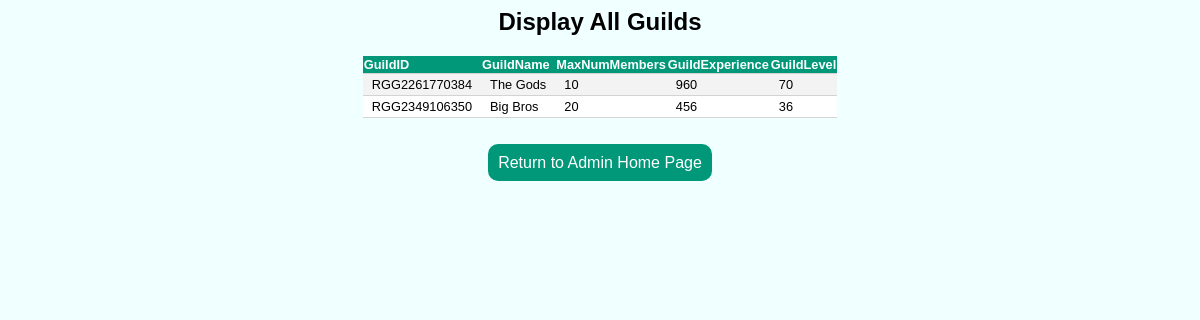
The page /displayGuilds.php on the database its author committed.
### tables this page shows
CREATE TABLE GUILD
(
	GuildID 				CHAR(15) NOT NULL,
	GuildName				CHAR(30) NOT NULL UNIQUE,
	MaxNumMembers			INTEGER DEFAULT 10,
    GuildExperience			INTEGER NOT NULL DEFAULT 0,
	GuildLevel				INTEGER NOT NULL DEFAULT 0,
    INDEX guild_id (GuildID),
    PRIMARY KEY (GuildID)
);

### www/displayGuilds.php (the view, shortened to what this page needs)
<html>
<head>
<link rel="stylesheet" href="tables.css">
<link rel="stylesheet" href="adminPages.css">
</head>
<body class="displayPage">
<h2>Display All Guilds</h2>
<?php
	require "guildQuestConfig.php";
	$mysqli = new mysqli($host, $user, $password, $dbname, $port);
	$stmt = $mysqli->prepare("SELECT * FROM GUILD");
	$stmt->execute();
	$result = $stmt->get_result();
?>
<table class="displayTable">
<tr>
<?php
        while($head = $result->fetch_field())
        {
                echo "<TH>";
                echo "$head->name";
                echo "</TH>";
        }
        echo "</TR>";
	if ($result)
	{
		while($row=$result->fetch_row())
		{
			echo "<tr>";
			for($i = 0; $i < $result->field_count; $i++)
			{
				echo "<td> $row[$i] </td>";
			}
			echo "</tr>";
		}
	}
?>
</table>
<br>
<br>
<a href = adminHome.php id="returnButton">Return to Admin Home Page</a>
<br>
<br>
</body>
</html>

### www/tables.css (style rules this page uses)
.displayTable { border-collapse:collapse; margin-left: auto; margin-right: auto; font-size: 0.8em; font-family: Monaco, Helvetica, sans-serif; min-width: 400px; }
.displayTable th { background-color: #009879; color: white; text-align:left; }
.displayTable tr { padding: 7px 9px; border-bottom: 1px solid lightgrey; background-color: white; }
.displayTable tr:nth-of-type(even) { background-color: #f3f3f3; }
.displayTable td { padding: 3px 9px; }
#returnButton { color: white; background-color: #009879; padding: 10px; text-decoration:none; border-radius: 10px; }

### www/adminPages.css (style rules this page uses)
.displayPage { font-family: monaco, Helvetica, sans-serif; background-color: Azure; text-align: center; }
#returnButton { color: white; background-color: #009879; padding: 10px; text-decoration:none; border-radius: 10px; }

### rows shown on the page
guild: GuildID "RGG2261770384", GuildName "The Gods", MaxNumMembers "10", GuildExperience "960", GuildLevel "70"
guild: GuildID "RGG2349106350", GuildName "Big Bros", MaxNumMembers "20", GuildExperience "456", GuildLevel "36"

### other values the page prints
$head->name "GuildID"
$head->name "GuildName"
$head->name "MaxNumMembers"
$head->name "GuildExperience"
$head->name "GuildLevel"
